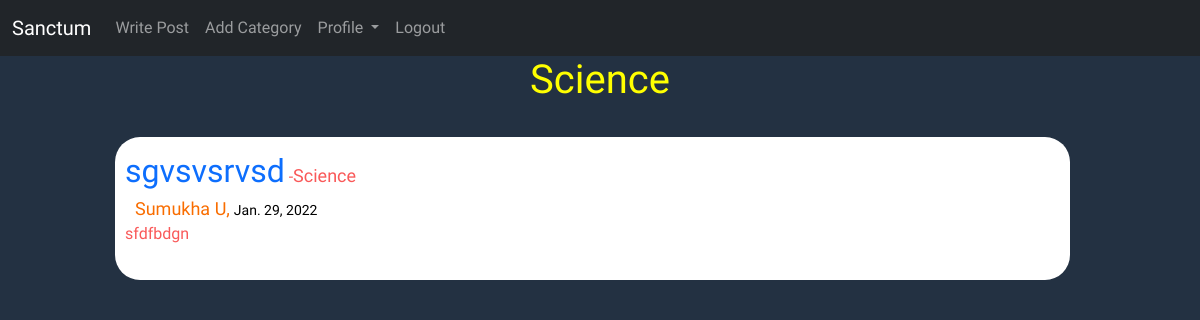
The app's page /category/Science/ (signed in) with its own data.
### base/models.py (models this page shows, shortened)
class Post(models.Model):
    title = models.CharField(max_length=255)
    tag = models.CharField(max_length=255, default="Sanctum")
    header_image = models.ImageField(
        null=True, blank=True, upload_to="images/")
    author = models.ForeignKey(User, on_delete=models.CASCADE)
    body = RichTextField(blank=True, null=True)
    para = models.CharField(max_length=255)
    post_date = models.DateField(auto_now_add=True)
    category = models.CharField(max_length=255, default="Uncat")
    likes = models.ManyToManyField(User, related_name='blog_posts')

### base/views.py (the view)
# urls.py: path('category/<str:cat>/', CategoryView, name='category'),
def CategoryView(request, cat):  # cat is variable in urls.py
    category_post = Post.objects.filter(category=cat)
    return render(request, 'categories.html', {'cat': cat, 'category_post': category_post})

### base/templates/categories.html
{% extends 'base.html'%}
{% block content%}
{% if category_post%}
<div class="edit-class cat-class big box">
    <h1>{{cat}} </h1>
    <div class="boxes-1">
        {% for pop in category_post %}
        <div class=" small-box ">
            <li>
                <a href=" {% url 'detail' pop.pk %}" class="linker">{{pop.title}}</a> -<small
                    class="cat-text">{{pop.category}}</small>
                <div class="usercontrol">
                    <div class="userinfo">
                        <span>{{pop.author.first_name}}
                            {{pop.author.last_name}},</span>
                        <small>{{pop.post_date}}</small>
                    </div> <br>
                </div>
                {{pop.body|slice:":45"}} <br> <br>
            </li>
        </div>
        {% endfor %}
    </div>
</div>
<br>
{%else%}
<div class="edit-class">
    <h1>{{cat}} </h1>
    <h3 style="text-align: center;color: yellowgreen;">NO Posts in this Category Yet!!!!</h3>
</div>
{%endif%}
{% endblock%}

### static/style.css (style rules this page uses)
* { margin: 0px; }
body { margin: 0; height: 100vh; background: #233142; }
li { list-style-type: none; margin-left: 0; }
.small-boxes,.small-box { color: #f95959; background: white; border-radius: 25px; padding: 10px; margin-bottom: 10px; box-sizing: border-box; transition: transform 2s; font-family: 'Nova Oval',cursive; }
.small-box { margin: 10px 100px; }
.small-boxes a,.small-box a { text-decoration: none; }
.box-1,.boxes-1 { flex-basis: 50%; padding: 15px; box-sizing: border-box; margin-right: 15px; }
.linker,.hyph { font-size: xx-large; margin-bottom: 0; position: relative; }
.cat-text { font-size: large; }
.usercontrol { display: flex; flex-direction: row; justify-content: space-between; font-family: 'Nova Oval',cursive; }
.userinfo span { font-size: large; color: #f96d00; font-family: 'Nova Oval',cursive; }
.userinfo small { color: black; }
.linker:before { content: ""; position: absolute; width: 0; height: 4px; bottom: 0; left: 0; background-color: whitesmoke; visibility: hidden; transition: all 0.3s ease-in-out; }
.edit-class { font-family: 'Nova Oval',cursive; }
.edit-class h1 { color: yellow; text-align: center; font-family: 'Nova Oval',cursive; }
* { margin: 0; padding: 0; }
::placeholder { color: white; font-size: 12px; }
span { font-size: 12px; margin-left: 10px; }

### records on screen
Post: category "Science", title "sgvsvsrvsd", author.first_name "Sumukha", author.last_name "U", post_date "Jan. 29, 2022", body "sfdfbdgn"
